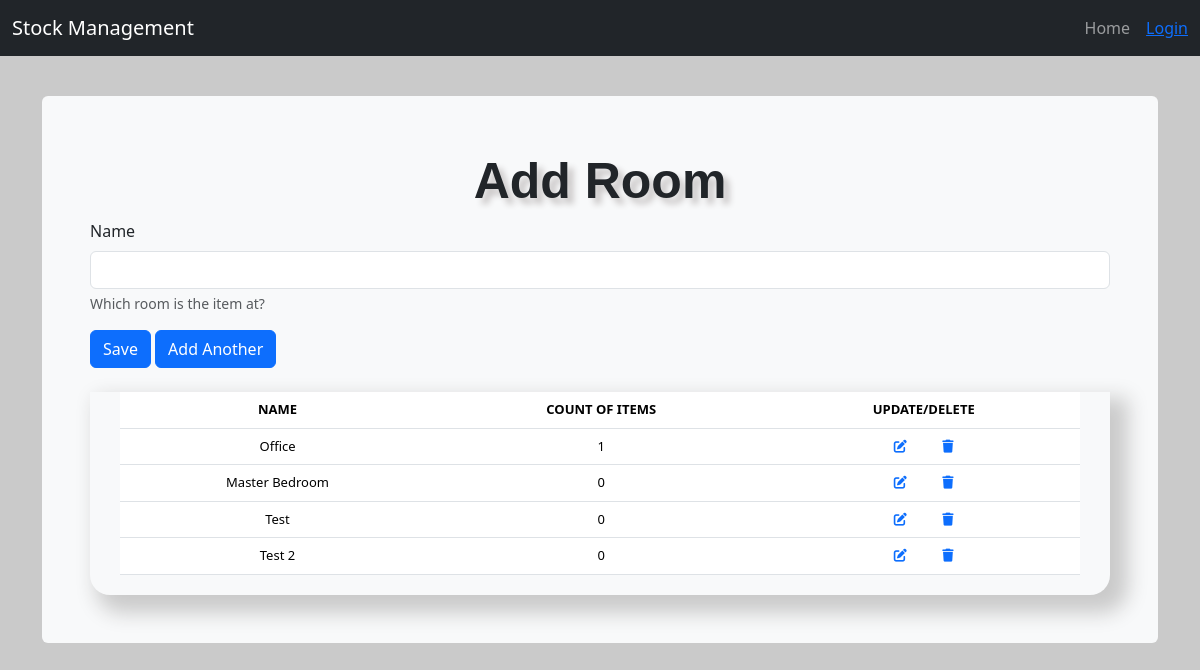
Page /add_room/ on the earlier database version.
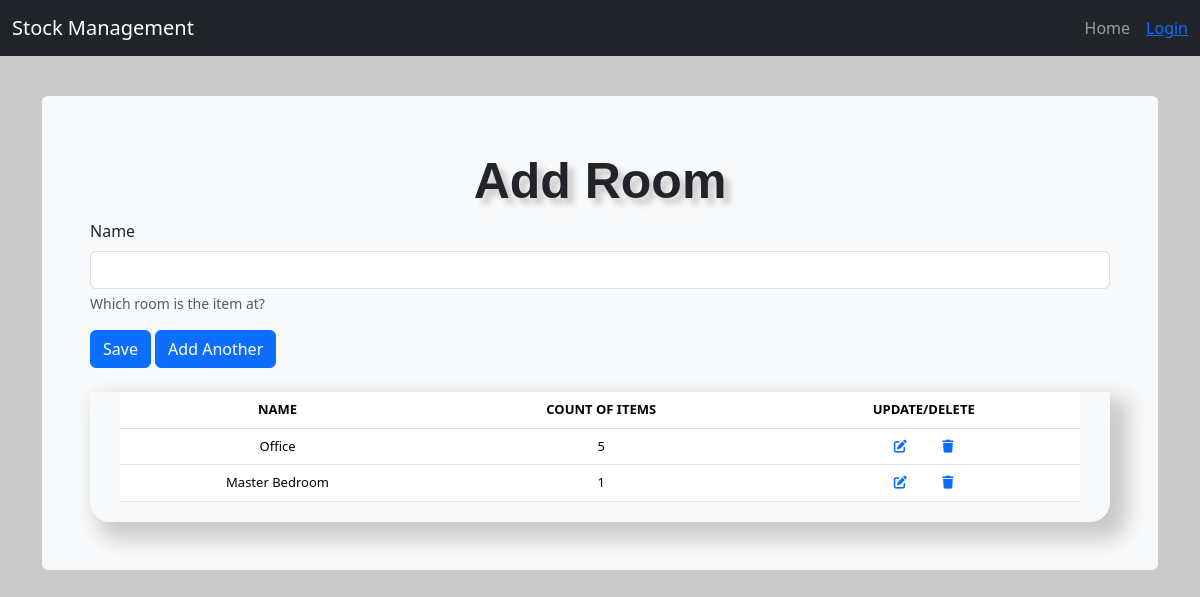
Same page on the later database version.
### stockmgmt/models.py (models this page shows, shortened)
class Room(models.Model):
    name = models.CharField(max_length=50, blank=True,
                            null=True, help_text="Which room is the item at?")

### stockmgmt/views.py (the view, shortened to what this page needs)
# urls.py: path('add_room/', views.add_room, name='add_room'),
def add_room(request):
    form = RoomCreateForm(request.POST or None)
    rooms = Room.objects.annotate(
        total_quantity=Coalesce(Subquery(
            Stock.objects.filter(room=OuterRef('pk'))
            .values('room')
            .annotate(total=Sum('quantity'))
            .values('total')
        ), 0)
    )
    context = {
        "form": form,
        "title": "Add Room",
        "rooms": rooms,
    }
    return render(request, "./includes/add_room.html", context)

### stockmgmt/forms.py
class RoomCreateForm(forms.ModelForm):
    class Meta:
        model = Room
        fields = [
            'name'
        ]

### stockmgmt/templates/includes/add_room.html (shortened to what this page needs)
{% extends 'base.html' %}
{% load crispy_forms_tags %}
{% block content %}
<form method="POST">
    <div>
        <div>
            {{ form.name|as_crispy_field }}
        </div>
    </div>
    <div class="form-group">
        <input type="submit" name="save" value='Save' class="btn btn-primary" />
        {% if 'update' not in request.path %}
        <input type="submit" name="add_another" value='Add Another' class="btn btn-primary" />
        {% endif %}
    </div>
</form>
<br />
{% if 'update' not in request.path %}
<div class="display_table" id="display_table">
    <table class='table'>
        <thead>
            <tr>
                <th>NAME</th>
                <th>COUNT OF ITEMS</th>
                <th>UPDATE/DELETE</th>
            </tr>
        </thead>
        {% for instance in rooms %}
        <tr>
            <td>{{ instance.name|title }}</td>
            <td>{{ instance.total_quantity }}</td>
            <td><a href="{% url 'update_room' instance.id %}"><i class="fa-solid fa-pen-to-square px-3"></i></a>
                <a class="pointer"
                    onclick="deleteRoomConfirmation('{{ instance.name.title }}', '{% url 'delete_room' instance.id %}')">
                    <i class="fa-solid fa-trash px-3"></i>
                </a>
            </td>
        </tr>
        {% endfor %}
    </table>
</div>
{% endif %}
{% endblock %}

Differences in the rows shown:
removed Room: name "Test", total_quantity "0"
removed Room: name "Test 2", total_quantity "0"
computed for Room "Office": total_quantity "1" → "5"
computed for Room "Master Bedroom": total_quantity "0" → "1"
